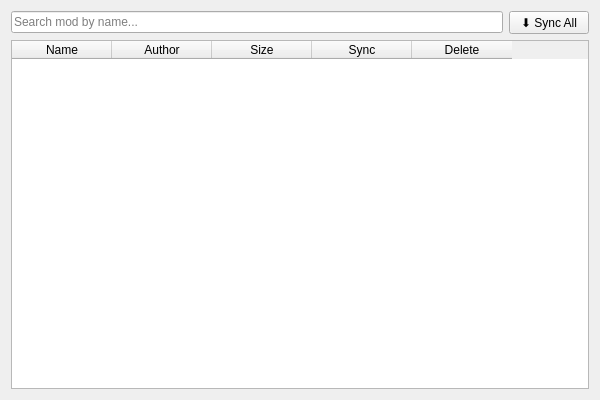
<?xml version="1.0" encoding="UTF-8"?>
<ui version="4.0">
 <class>TabMods</class>
 <widget class="QWidget" name="TabMods">
  <property name="geometry">
   <rect>
    <x>0</x>
    <y>0</y>
    <width>600</width>
    <height>400</height>
   </rect>
  </property>
  <layout class="QVBoxLayout" name="verticalLayout">
   <item>
    <layout class="QHBoxLayout" name="horizontalLayout">
     <item>
      <widget class="QLineEdit" name="search_mod">
       <property name="placeholderText">
        <string>Search mod by name...</string>
       </property>
      </widget>
     </item>
     <item>
      <widget class="QPushButton" name="btn_sync_all">
       <property name="cursor">
        <cursorShape>PointingHandCursor</cursorShape>
       </property>
       <property name="text">
        <string>⬇️ Sync All</string>
       </property>
      </widget>
     </item>
    </layout>
   </item>
   <item>
    <widget class="QTableWidget" name="table_mods">
     <property name="editTriggers">
      <set>QAbstractItemView::NoEditTriggers</set>
     </property>
     <column><property name="text"><string>Name</string></property></column>
     <column><property name="text"><string>Author</string></property></column>
     <column><property name="text"><string>Size</string></property></column>
     <column><property name="text"><string>Sync</string></property></column>
     <column><property name="text"><string>Delete</string></property></column>
    </widget>
   </item>
  </layout>
 </widget>
 <resources/>
 <connections/>
</ui>
